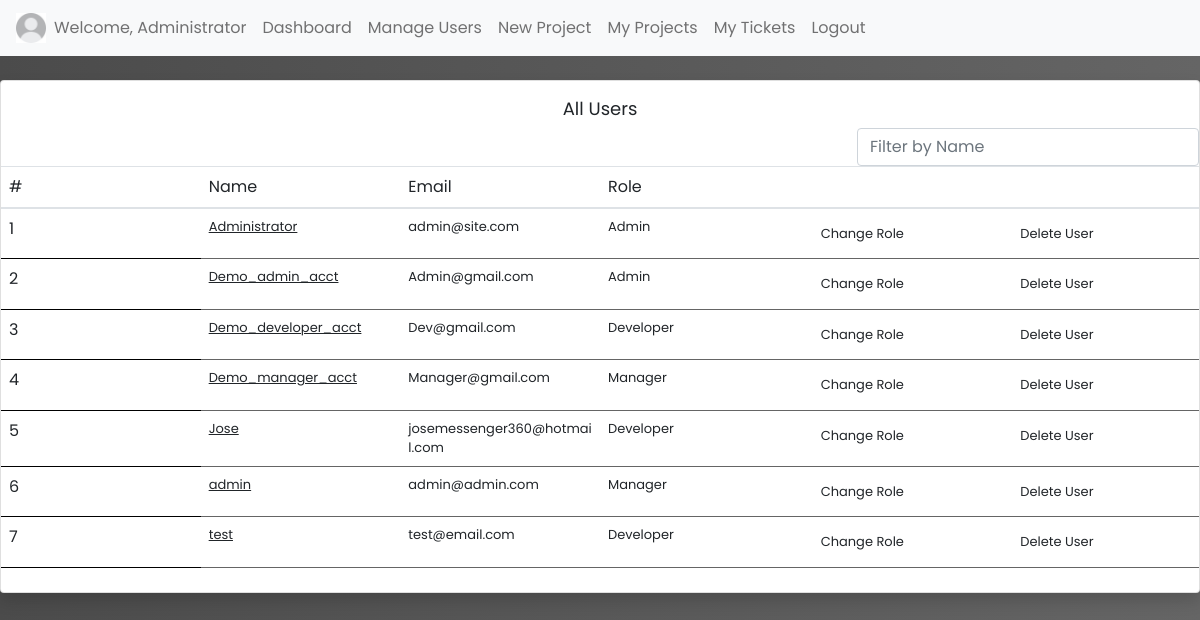
The app's page /manage-users (signed in), older data.
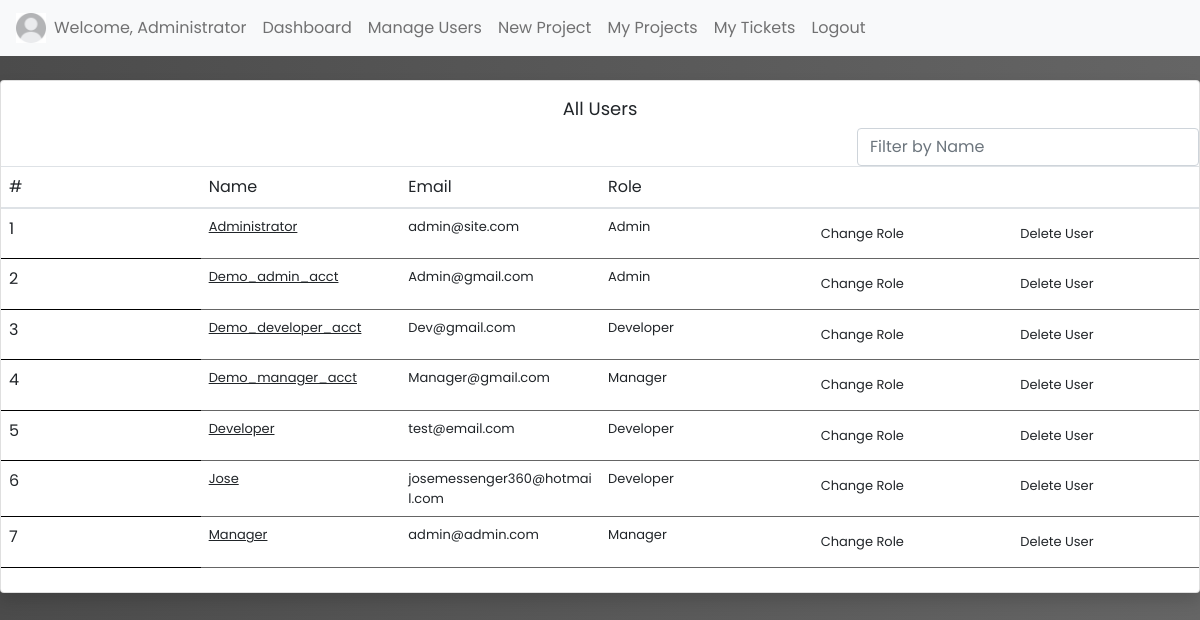
The same page, newer data.
### trackersite/models.py (models this page shows)
class User(AbstractUser):
    email = models.EmailField(blank=True, max_length=254, verbose_name='email address', unique=True)
    class Role(models.TextChoices):
        DEV = "Developer", "Developer"
        MANG = "Manager", "Manager"
        ADMN = "Admin", "Admin"
    role = models.CharField(max_length=9, choices=Role.choices, default=Role.DEV)
    image = models.ImageField(upload_to='covers', default='covers/pfp1.jpg')
    demo_user = models.BooleanField(default=False)

### trackersite/views.py (the view)
# urls.py: path("manage-users", views.manage_users, name="manage_users"),
@login_required
def manage_users(request):
    if request.user.role != "Admin":
        return HttpResponseRedirect(reverse("index"))
    else:
        users = models.User.objects.filter().order_by("username")
        return render(request, 'trackersite/users.html', {
            "users":users
        })

### trackersite/templates/trackersite/users.html
{% extends 'trackersite/layout.html' %}
{% block body %}
<br><div class="card shadow border-start-primary py-2">
    <div style="justify-content:center; display: flex; padding: 0.5%; font-size: large;">All Users</div>
    <div class="form-inline" style="justify-content: right;">
            <input class="form-control" type="search" placeholder="Filter by Name" aria-label="Search" id="searchBar" onkeyup="search_names('searchBar','names')">
    </div>
    <div>
        <table class="table projects">
            <thead>
                <tr>
                <th scope="col">#</th>
                <th scope="col">Name</th>
                <th scope="col">Email</th>
                <th scope="col">Role</th>
                {% if user.role == 'Admin' %}
                    <th></th>
                    <th></th>
                {% endif %}
                </tr>
            </thead>
            <tbody>
                {% for name in users %}
                <tr>
                    <th scope="row">{{ forloop.counter }}</th>
                    <td><a class="names hlink" href="{% url 'load_user' name.username %}">{{name.username}}</a></td>
                    <td>{{name.email}}</td>
                    <td id="role_{{name.id}}">{{name.role}}</td>
                    {% if user.role == 'Admin' %}
                    {% if user.username != name.username %}
                    <td><button type="button" class="btn scr" onclick="role_select('{{ name.id }}');">Change Role</button></td>
                    {% else %}
                    <td><button type="button" class="btn scr" onclick="err('Cannot change own role');">Change Role</button></td>
                    {% endif %}
                    <td><button type="button" class="btn scr" onclick="delete_user('{{ name.id }}');">Delete User</button></td>
                    {% endif %}
                </tr>
                {% endfor %}
            </tbody>
        </table>
    </div>
</div>
{% endblock %}

### trackersite/templates/trackersite/layout.html (shortened to what this page needs)
{% load static %}
<!DOCTYPE html>
<html lang="en">
    <head>
        <link rel="stylesheet" href="https://cdn.jsdelivr.net/npm/bootstrap@4.3.1/dist/css/bootstrap.min.css">
        <link href="https://cdn.jsdelivr.net/npm/bootstrap@5.1.3/dist/css/bootstrap.min.css" rel="stylesheet">
        <link rel="stylesheet" href="{% static 'trackersite/style.css' %}">
    </head>
    <body class="gbody {% block body_class %}{% endblock %}">
        <nav class="navbar navbar-expand-lg navbar-light bg-light customNav">
          <div><img src="{{user.image.url}}" alt="Pfp" style="height: 30px; width: 30px;"></div>
          <div class="collapse navbar-collapse" id="sitetoggle">
            <ul class="navbar-nav mr-auto mt-2 mt-lg-0">
              <li class="nav-item">
                <a class="nav-link" href="{% url 'load_user' user.username %}">Welcome, {{user.username}}</a>
              </li>
              <li class="nav-item">
                <a class="nav-link" href="{% url 'index' %}">Dashboard</a>
              </li>
              {% if user.role != 'Developer' %}
                {% if user.role == 'Admin' %}
                <li class="nav-item">
                  <a class="nav-link" href="{% url 'manage_users' %}">Manage Users</a>
                </li>
                {% endif %}
              <li class="nav-item">
                <a class="nav-link" href="{% url 'create_project' %}">New Project</a>
              </li>
              {% endif %}
              <li class="nav-item">
                <a class="nav-link" href="{% url 'my_projects' %}">My Projects</a>
              </li>
              <li class="nav-item">
                <a class="nav-link" href="{% url 'my_tickets' %}">My Tickets</a>
              </li>
              <li class="nav-item">
                <a class="nav-link" href="{% url 'logout' %}">Logout</a>
              </li>
            </ul>
          </div>
        </nav>
        {% block body %}
        {% endblock %}
    </body>
</html>

Row changes from the older to the newer data that the page shows:
changed User "test@email.com": username "test" → "Developer"; moves up the list
changed User "admin@admin.com": username "admin" → "Manager"
